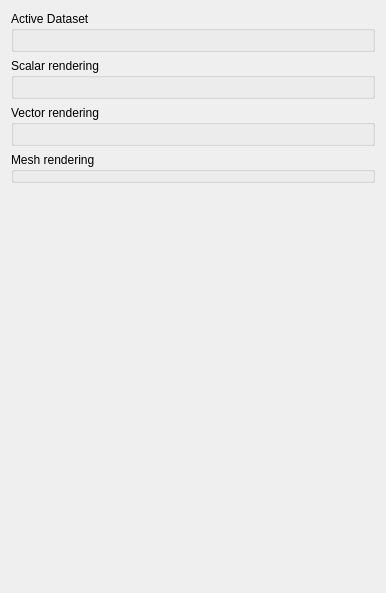
<?xml version="1.0" encoding="UTF-8"?>
<ui version="4.0">
 <class>QgsRendererMeshPropsWidgetBase</class>
 <widget class="QWidget" name="QgsRendererMeshPropsWidgetBase">
  <property name="geometry">
   <rect>
    <x>0</x>
    <y>0</y>
    <width>386</width>
    <height>593</height>
   </rect>
  </property>
  <property name="windowTitle">
   <string>Form</string>
  </property>
  <layout class="QVBoxLayout" name="verticalLayout_2">
   <item>
    <widget class="QgsCollapsibleGroupBox" name="mActiveDatasetGroup">
     <property name="title">
      <string>Active Dataset</string>
     </property>
     <layout class="QVBoxLayout" name="verticalLayout_3">
      <item>
       <widget class="QgsMeshRendererActiveDatasetWidget" name="mMeshRendererActiveDatasetWidget" native="true">
        <property name="enabled">
         <bool>true</bool>
        </property>
        <property name="minimumSize">
         <size>
          <width>0</width>
          <height>0</height>
         </size>
        </property>
       </widget>
      </item>
     </layout>
    </widget>
   </item>
   <item>
    <widget class="QgsCollapsibleGroupBox" name="mScalarRenderingGroup">
     <property name="title">
      <string>Scalar rendering</string>
     </property>
     <layout class="QVBoxLayout" name="verticalLayout">
      <item>
       <widget class="QgsMeshRendererScalarSettingsWidget" name="mMeshRendererScalarSettingsWidget" native="true"/>
      </item>
     </layout>
    </widget>
   </item>
   <item>
    <widget class="QgsCollapsibleGroupBox" name="mVectorRenderingGroup">
     <property name="title">
      <string>Vector rendering</string>
     </property>
     <layout class="QGridLayout" name="gridLayout2"/>
    </widget>
   </item>
   <item>
    <widget class="QgsCollapsibleGroupBox" name="mMeshRenderingGroup">
     <property name="title">
      <string>Mesh rendering</string>
     </property>
     <property name="checkable">
      <bool>false</bool>
     </property>
    </widget>
   </item>
   <item>
    <spacer name="verticalSpacer_2">
     <property name="orientation">
      <enum>Qt::Vertical</enum>
     </property>
     <property name="sizeHint" stdset="0">
      <size>
       <width>20</width>
       <height>40</height>
      </size>
     </property>
    </spacer>
   </item>
  </layout>
 </widget>
 <customwidgets>
  <customwidget>
   <class>QgsCollapsibleGroupBox</class>
   <extends>QGroupBox</extends>
   <header>qgscollapsiblegroupbox.h</header>
   <container>1</container>
  </customwidget>
  <customwidget>
   <class>QgsMeshRendererScalarSettingsWidget</class>
   <extends>QWidget</extends>
   <header>mesh/qgsmeshrendererscalarsettingswidget.h</header>
   <container>1</container>
  </customwidget>
  <customwidget>
   <class>QgsMeshRendererActiveDatasetWidget</class>
   <extends>QWidget</extends>
   <header>mesh/qgsmeshrendereractivedatasetwidget.h</header>
   <container>1</container>
  </customwidget>
 </customwidgets>
 <resources/>
 <connections/>
</ui>
